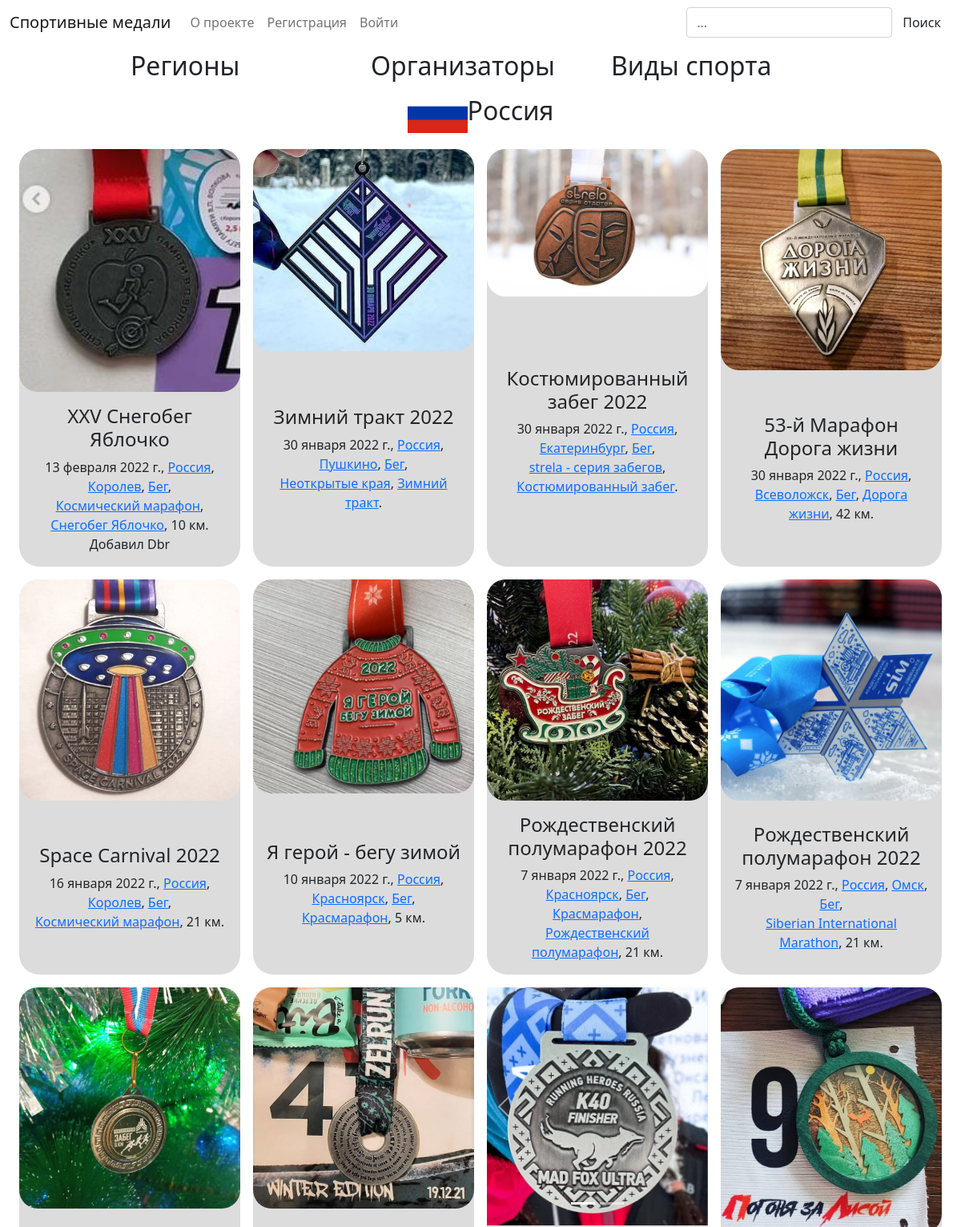
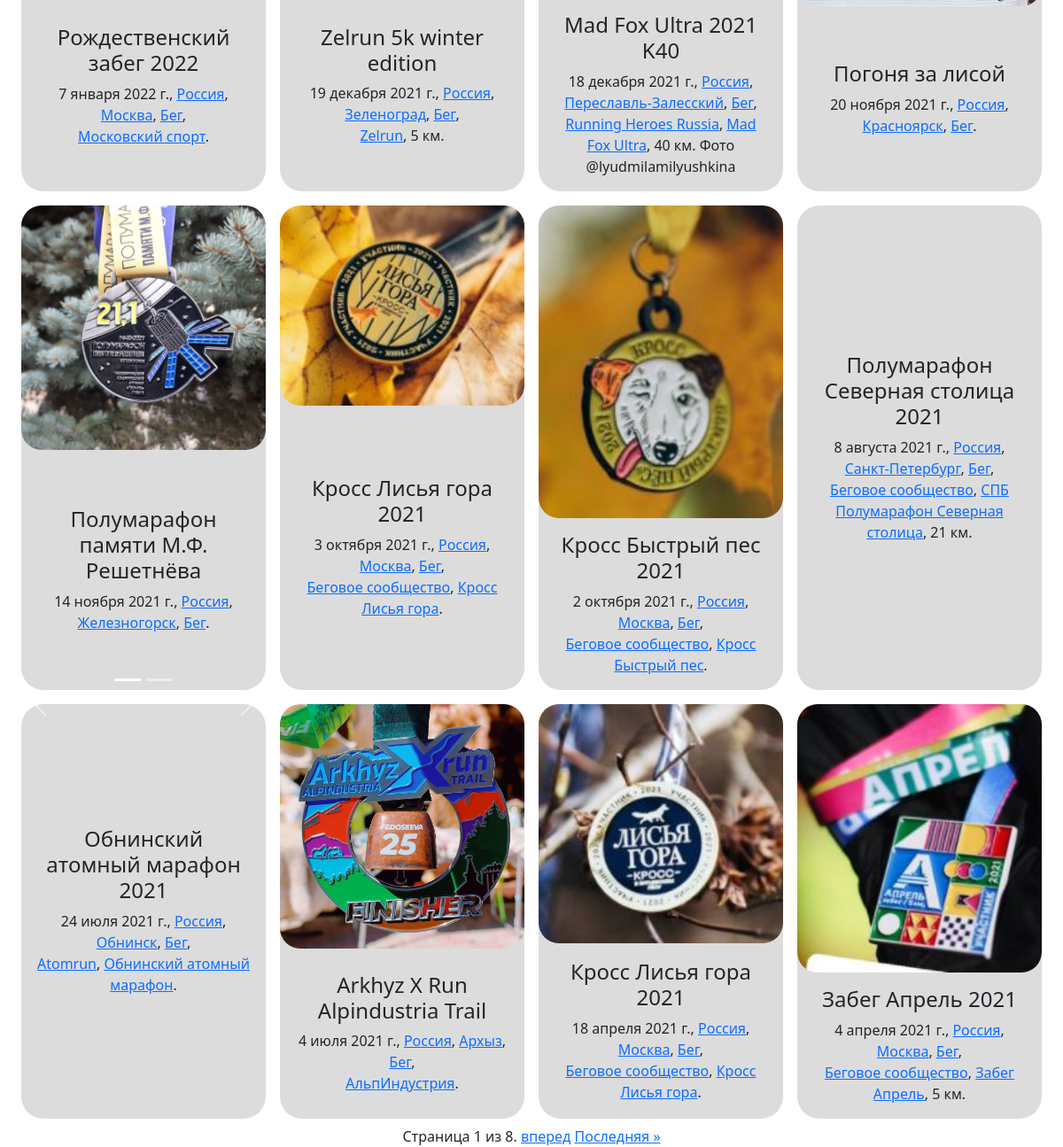
The page /country/1 on the database its author committed (2 pictures, top to bottom).
### medals/models.py (models this page shows, shortened)
class Country(models.Model):
    name = models.CharField(max_length = 200)
    count = models.IntegerField(default = 0)
    flag_path = models.ImageField(blank = True, upload_to='static/images/flags/countries')
    def __str__(self):
        return self.name

class Medal(models.Model):
    country = models.ForeignKey(Country, on_delete = models.CASCADE)
    region = ChainedForeignKey(
        Region,
        chained_field = "country",
        chained_model_field = "country",
        show_all=False,
        auto_choose=True,
        sort=True,
        blank=True, null=True)
    city = ChainedForeignKey(
        City,
        chained_field = "country",
        chained_model_field = "country",
        show_all=True,
        auto_choose=True,
        sort=True)
    sport = models.ForeignKey(Sport, on_delete = models.CASCADE, to_field='name', default='Бег')
    series = ChainedForeignKey(
        Series,
        chained_field = "org",
        chained_model_field = "org",
        show_all=True,
        auto_choose=False,
        sort=True,
        blank=True, null=True,)
    org = models.ForeignKey(Org, on_delete = models.CASCADE, blank = True, null=True)
    name = models.CharField(max_length = 200)
    name_lower = models.CharField(max_length = 200, editable=False, default="")
    date_added = models.DateField(auto_now = True)
    date = models.DateField(auto_now = False)
    distance = models.CharField(blank = True, max_length = 15)
    photo = models.ImageField(upload_to='static/images/medals/')
    photo_second = models.ImageField(blank = True, upload_to='static/images/medals')
    likes = models.IntegerField(default = 0)
    added_by = models.CharField(blank = True, max_length = 200, default='fatum')
    credentials = models.CharField(blank = True, max_length = 200, default='@fa_tum')
    def photo_creator(self):
        if(self.credentials=='@fa_tum'):
            return ""
        else:
            return self.credentials

class City(models.Model):
    country = models.ForeignKey(Country, on_delete = models.CASCADE)
    region = ChainedForeignKey(
        Region,
        chained_field = "country",
        chained_model_field = "country",
        show_all=False,
        auto_choose=True,
        sort=True,
        blank=True, null=True,)
    name = models.CharField(max_length = 200)
    count = models.IntegerField(default = 0)
    flag_path = models.ImageField(blank = True, upload_to='static/images/flags/cities')
    def __str__(self):
        return self.name

class Sport(models.Model):
    name = models.CharField(max_length = 200, unique = True)
    count = models.IntegerField(default = 0)
    descriprion = models.TextField(blank = True)
    logo = models.FileField(blank = True, upload_to='static/images/logos/sports')
    def __str__(self):
        return self.name

class Org(models.Model):
    name = models.CharField(max_length = 200)
    count = models.IntegerField(default = 0)
    descriprion = models.TextField(blank = True)
    website = models.URLField(blank = True)
    logo = models.FileField(blank = True, upload_to='static/images/logos/orgs')
    def __str__(self):
        return self.name
    def get_series(self):
        return self.series_set.all().order_by('-count', 'name')

class Series(models.Model):
    name = models.CharField(max_length = 200)
    org = models.ForeignKey(Org, on_delete = models.CASCADE, blank = True, null=True)
    count = models.IntegerField(default = 0)
    descriprion = models.TextField(blank = True)
    logo = models.FileField(blank = True, upload_to='static/images/logos/series')
    def __str__(self):
        return self.name

### medals/views.py (the view)
# urls.py: path('country/<int:id>', views.country),
def country(request, id):
    country = Country.objects.get(id=id)
    regions = Region.objects.filter(country = id).order_by('-count', 'name')
    cities = City.objects.filter(country = id).order_by('-count', 'name')
    orgs = Org.objects.exclude(name = "No").order_by('-count', 'name')
    series = Series.objects.filter(Q(org__isnull = True) | Q(org__name = 'No')).order_by('-count', 'name')
    sports = Sport.objects.all().order_by('-count', 'name')
    medals_list = Medal.objects.filter(country = id).order_by('-date')
    page = request.GET.get('page', 1)
    paginator = Paginator(medals_list, 20)
    try:
        medals = paginator.page(page)
    except PageNotAnInteger:
        medals = paginator.page(1)
    except EmptyPage:
        medals = paginator.page(paginator.num_pages)
    print(medals)
    return render(request, 'medals/country.html', context={"country": country, "regions": regions, "medals": medals, "orgs": orgs, "sports": sports, "series": series, "cities": cities})

### medals/models.py (called while the page is built)
    def get_cities(self):
        return self.city_set.all().order_by('-count', 'name')

### templates/medals/country.html (shortened to what this page needs)
{% extends 'medals/base_pages.html' %}
{% block content %}
<div class="d-flex justify-content-center">
  <h2><img src="../{{ country.flag_path }}" height=50></img>{{country.name}}</h2>
</div>
{% endblock %}

### templates/medals/base_pages.html (shortened to what this page needs)
<!DOCTYPE html>
{% load static %}
<html lang="ru">
  <head>
    <link href="https://cdn.jsdelivr.net/npm/bootstrap@5.1.3/dist/css/bootstrap.min.css" rel="stylesheet">
    <link rel="stylesheet" type="text/css" href="{% static 'styles/style.css' %}">
  </head>
  <body>
    <nav class="navbar navbar-expand-sm navbar-light">
      <div class="container-fluid">
        <a class="navbar-brand" href="../">Спортивные медали</a>
        <div class="collapse navbar-collapse" id="mynavbar">
          <ul class="navbar-nav me-auto">
            <li class="nav-item"><a href="../about" class="nav-link">О проекте</a></li>
            {% if user.is_authenticated %}
              <span class="navbar-text">Привет, {{ user.username }}</span>
              <li class="nav-item"><a href="../add" class="nav-link">Добавить медаль</a></li>
              <a href="{% url 'logout' %}" class="nav-link">Выйти</a>
            {% else %}
              <li class="nav-item"><a href="../signup" class="nav-link">Регистрация</a></li>
              <li class="nav-item"><a href="../accounts/login" class="nav-link">Войти</a></li>
            {% endif %}
          </ul>
          <form class="d-flex" action="{% url 'search' %}" autocomplete="off">
            <input name="q" type="text" class="form-control" placeholder="..." class="form-control me-2">
            <button type="submit" class="btn btn-default">Поиск</button>
          </form>
        </div>
      </div>
    </nav>
    <div class="row d-flex justify-content-center" style="width:100%">
      <div class="col-sm-3">
        <a class="btn" data-bs-toggle="collapse" href="#collapseCountries"><h2>
          {% if countries.count > 0 %}
            Страны
          {% else %}
            {% if regions.count > 0 %}
              Регионы
            {% else %}
              Города
            {% endif %}
          {% endif %}
        </h2></a>
      </div>
      <div class="col-sm-3">
        <a class="btn" data-bs-toggle="collapse" href="#collapseOrgs"><h2>{% if orgs.count > 0 %}Организаторы{% else %}{% if seria %}{% if org.logo %}<img src="../{{ org.logo }}" height=40></img>{% endif %}{% if org.name == "No"%}Без организатора{% else %}{{org.name}}{% endif %}{% else %}Серии{% endif %}{% endif %}</h2></a>
      </div>
      <div class="col-sm-3">
        <a class="btn" data-bs-toggle="collapse" href="#collapseSports"><h2>Виды спорта</h2></a>
      </div>
    </div>
    {% block content %}
    {% endblock %}
    <div class="row mx-3 mt-1" >
        {% for medal in medals %}
          <div class="col-12 col-sm-6 col-md-3 p-2 d-flex justify-content-center">
            <div class="card">
                {% if medal.photo_second %}
                  <div id="carousel-{{medal.id}}" class="carousel slide" data-bs-ride="carousel" data-interval="false">
                    <div class="carousel-indicators">
                      <button type="button" data-bs-target="#carousel-{{medal.id}}" data-bs-slide-to="0" class="active"></button>
                      <button type="button" data-bs-target="#carousel-{{medal.id}}" data-bs-slide-to="1"></button>
                    </div>
                    <div class="carousel-inner">
                      <div class="carousel-item active" data-bs-interval="10000" data-mdb-interval="0">
                        <img src="../{{ medal.photo}}" alt="" class="d-block w-100">
                      </div>
                    </div>
                    <button class="carousel-control-prev" type="button" data-bs-target="#carousel-{{medal.id}}" data-bs-slide="prev">
                      <span class="carousel-control-prev-icon"></span>
                    </button>
                    <button class="carousel-control-next" type="button" data-bs-target="#carousel-{{medal.id}}" data-bs-slide="next">
                      <span class="carousel-control-next-icon"></span>
                    </button>
                  </div>
                {% else %}
                  <img class="card-img-top" src="../{{ medal.photo}}" alt="">
                {% endif %}
                <div class="card-body d-flex align-items-center justify-content-center text-center">
                  <div>
                    <h4 class="card-title">{{medal.name}}</h4>
                    <p class="card-text">{{medal.date}}, <a href="../country/{{medal.country_id}}">{{medal.country}}</a>, <a href="../city/{{medal.city_id}}">{{medal.city}}</a>, <a href="../sport/{{medal.sport.id}}">{{medal.sport}}</a>{% if medal.org and medal.org.name != "No" %},<br> <a href="../org/{{medal.org_id}}">{{medal.org}}</a>{% endif %}{% if medal.series  %}, <a href="../series/{{medal.series_id}}">{{medal.series}}</a>{% endif %}{% if medal.distance %}, {{medal.distance}}{% endif %}.
                      {% if medal.added_by != "fatum" %}Добавил {{medal.added_by}}{% endif %}
                      {% if medal.photo_creator %}Фото {{medal.credentials}}{% endif %}
                    </p>
                  </div>
                </div>
            </div>
          </div>
        {% endfor %}
    </div>
    <div class="pagination justify-content-center">
        <span class="step-links">
            <span class="current">
                Страница {{ medals.number }} из {{ medals.paginator.num_pages }}.
            </span>
            {% if medals.has_next %}
                <a href="?page={{ medals.next_page_number }}">вперед</a>
                <a href="?page={{ medals.paginator.num_pages }}">Последняя &raquo;</a>
            {% endif %}
        </span>
    </div>
  </body>
</html>

### static/styles/style.css (style rules this page uses)
.card { border-width: 0px; border-radius: 25px; background-color: Gainsboro; }
.card-img-top { border-radius: 23px; }

### rows shown on the page
Country: flag_path (picture), name "Россия"
Medal: photo (picture), name "XXV Снегобег Яблочко", date "13 февраля 2022 г.", country "Россия", city "Королев", sport "Бег", org "Космический марафон", series "Снегобег Яблочко", distance "10 км", added_by "Dbr"
Medal: photo (picture), name "Зимний тракт 2022", date "30 января 2022 г.", country "Россия", city "Пушкино", sport "Бег", org "Неоткрытые края", series "Зимний тракт"
Medal: photo (picture), name "Костюмированный забег 2022", date "30 января 2022 г.", country "Россия", city "Екатеринбург", sport "Бег", org "strela - серия забегов", series "Костюмированный забег"
Medal: photo (picture), name "53-й Марафон Дорога жизни", date "30 января 2022 г.", country "Россия", city "Всеволожск", sport "Бег", series "Дорога жизни", distance "42 км"
Medal: photo (picture), name "Space Carnival 2022", date "16 января 2022 г.", country "Россия", city "Королев", sport "Бег", org "Космический марафон", distance "21 км"
Medal: photo (picture), name "Я герой - бегу зимой", date "10 января 2022 г.", country "Россия", city "Красноярск", sport "Бег", org "Красмарафон", distance "5 км"
Medal: photo (picture), name "Рождественский полумарафон 2022", date "7 января 2022 г.", country "Россия", city "Красноярск", sport "Бег", org "Красмарафон", series "Рождественский полумарафон", distance "21 км"
Medal: photo (picture), name "Рождественский полумарафон 2022", date "7 января 2022 г.", country "Россия", city "Омск", sport "Бег", org "Siberian International Marathon", distance "21 км"
Medal: photo (picture), name "Рождественский забег 2022", date "7 января 2022 г.", country "Россия", city "Москва", sport "Бег", org "Московский спорт"
Medal: photo (picture), name "Zelrun 5k winter edition", date "19 декабря 2021 г.", country "Россия", city "Зеленоград", sport "Бег", org "Zelrun", distance "5 км"
Medal: photo (picture), name "Mad Fox Ultra 2021 K40", date "18 декабря 2021 г.", country "Россия", city "Переславль-Залесский", sport "Бег", org "Running Heroes Russia", series "Mad Fox Ultra", distance "40 км", credentials "@lyudmilamilyushkina"
Medal: photo (picture), name "Погоня за лисой", date "20 ноября 2021 г.", country "Россия", city "Красноярск", sport "Бег"
Medal: photo (picture), name "Полумарафон памяти М.Ф. Решетнёва", date "14 ноября 2021 г.", country "Россия", city "Железногорск", sport "Бег"
Medal: photo (picture), name "Кросс Лисья гора 2021", date "3 октября 2021 г.", country "Россия", city "Москва", sport "Бег", org "Беговое сообщество", series "Кросс Лисья гора"
Medal: photo (picture), name "Кросс Быстрый пес 2021", date "2 октября 2021 г.", country "Россия", city "Москва", sport "Бег", org "Беговое сообщество", series "Кросс Быстрый пес"
Medal: name "Полумарафон Северная столица 2021", date "8 августа 2021 г.", country "Россия", city "Санкт-Петербург", sport "Бег", org "Беговое сообщество", series "СПБ Полумарафон Северная столица", distance "21 км"
Medal: name "Обнинский атомный марафон 2021", date "24 июля 2021 г.", country "Россия", city "Обнинск", sport "Бег", org "Atomrun", series "Обнинский атомный марафон"
Medal: photo (picture), name "Arkhyz X Run Alpindustria Trail", date "4 июля 2021 г.", country "Россия", city "Архыз", sport "Бег", org "АльпИндустрия"
Medal: photo (picture), name "Кросс Лисья гора 2021", date "18 апреля 2021 г.", country "Россия", city "Москва", sport "Бег", org "Беговое сообщество", series "Кросс Лисья гора"
Medal: photo (picture), name "Забег Апрель 2021", date "4 апреля 2021 г.", country "Россия", city "Москва", sport "Бег", org "Беговое сообщество", series "Забег Апрель", distance "5 км"

### other values the page prints
{{ medals.number }} "1"
{{ medals.paginator.num_pages }} "8"
